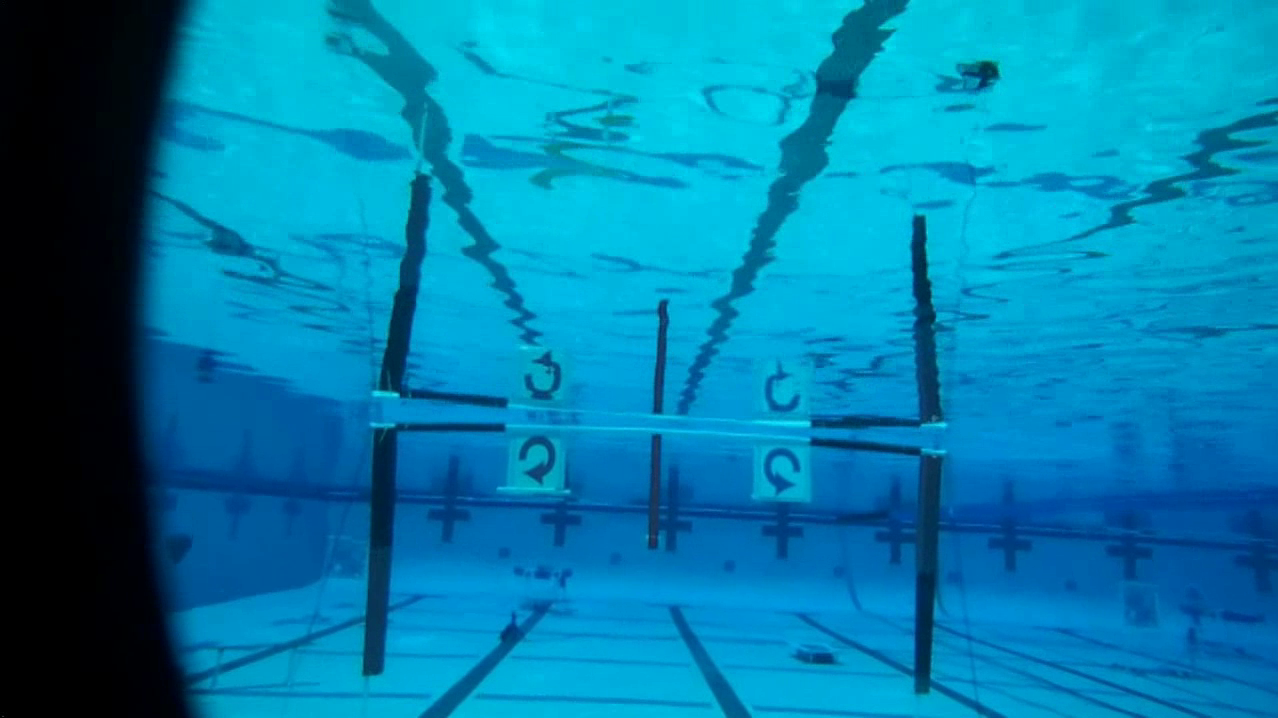
#> input picture slalom/media/gate_task.png, 1278 x 718 px; its folder holds only this picture in this run
$ python edge_detect.py gate_task.png   (older library calls are emulated)
#> lines starting #> are read from the running program, lines starting #| are printed output that depends on the picture; after the words box and inside, x2 and y2 are one past the last pixel; in counts of white or black regions, pixels touching at a corner belong together
"""
edge_detect.py — vertical edge-pair pole detector
--------------------------------------------------
Detects slalom poles and gate posts in underwater AUV imagery.

Usage:
    python edge_detect.py image_cross.png
    python edge_detect.py "image (2).png"
    python edge_detect.py gate_task.png

How it works:
  Each thin PVC pole creates TWO parallel vertical edges — a brightening
  boundary on its left side and a darkening boundary on its right side,
  roughly 3-10 pixels apart. This detector:

    1. Extracts positive and negative Sobel-X edges separately
    2. Enforces tall vertical continuity (80-px morphological open) so
       scattered noise is eliminated while real pole edges survive
    3. Looks for matching left+right edge columns within the expected
       pole-width range (3-10 px apart) that both persist strongly
       in the LOWER portion of the frame (where the poles are anchored)
    4. Merges overlapping column-pairs, filters by position and size,
       and draws the final pole mask

Gate mode uses the same core but keeps only the leftmost and rightmost
detected poles (= the two outer gate frame posts).
"""

import os
import sys
import cv2
import numpy as np
import matplotlib.pyplot as plt


# ---------------------------------------------------------------------------
# Core detector
# ---------------------------------------------------------------------------

# [164 lines left out: function find_poles, not called in this run]


# ---------------------------------------------------------------------------
# Gate mode: run detector then keep only leftmost + rightmost poles
# ---------------------------------------------------------------------------

def detect_gate_poles(image):
    """
    Gate-specific detector using column brightness dips.

    The inner gate posts appear DARK against the bright pool floor.
    Averaging brightness over the lower half of the frame and finding
    local minima in the column profile reliably locates both posts.
    The Sobel edge approach fails here because the post edges are too
    similar in strength to the surrounding lane-line noise.
    """
    h, w = image.shape[:2]
    gray = cv2.cvtColor(image, cv2.COLOR_BGR2GRAY)

    # Build intermediates for the display panel
    clahe    = cv2.createCLAHE(clipLimit=3.0, tileGridSize=(8, 8))
    enhanced = clahe.apply(gray)
    blurred  = cv2.GaussianBlur(enhanced, (3, 3), 0.8)
    sobelx   = cv2.Sobel(blurred, cv2.CV_64F, 1, 0, ksize=3)

    def to_binary(arr, t):
        mx = arr.max()
        if mx < 1e-6:
            return np.zeros(arr.shape, dtype=np.uint8)
        normed = (arr / mx * 255).astype(np.uint8)
        _, binary = cv2.threshold(normed, t, 255, cv2.THRESH_BINARY)
        return binary

    inter = {
        "enhanced":      enhanced,
        "left_cont":     to_binary(np.clip( sobelx, 0, None), 12),
        "right_cont":    to_binary(np.clip(-sobelx, 0, None), 12),
        "edge_combined": to_binary(np.abs(sobelx), 12),
    }

    # ------------------------------------------------------------------
    # Column brightness-dip approach
    # Average grayscale over y=50-90% of frame (below crossbar, above floor).
    # Inner posts are darker than the bright pool floor → local minima.
    # ------------------------------------------------------------------
    y1, y2     = int(h * 0.50), int(h * 0.90)
    col_mean   = gray[y1:y2, :].astype(float).mean(axis=0)
    col_smooth = np.convolve(col_mean, np.ones(7) / 7, mode='same')

    # Search only in the inner gate region (x: 40-68% of frame width)
    x_lo, x_hi = int(w * 0.40), int(w * 0.68)

    dips = []
    for x in range(x_lo + 20, x_hi - 20):
        if col_smooth[x] == col_smooth[x - 20: x + 20].min():
            dips.append((float(col_smooth[x]), x))

    dips.sort()   # darkest first
    print(f"  [gate] Brightness dips in x={x_lo}→{x_hi}:")
    for bri, x in dips[:6]:
        print(f"         x={x}  brightness={bri:.1f}")

    if len(dips) < 2:
        print("  [gate] Not enough dips — falling back to edge method")
        _, spans, mask = find_poles(image, sobel_thresh=12, continuity_px=50,
                                    min_lower_rows=40, border_frac=0.30)
        return inter, spans, mask

    # Two darkest dips = left and right inner posts
    selected_x = sorted([dips[0][1], dips[1][1]])
    print(f"  [gate] Inner posts at x={selected_x[0]} (LEFT) and x={selected_x[1]} (RIGHT)")

    # Draw boxes from crossbar level down to pool floor
    crossbar_y = int(h * 0.50)
    pole_bot   = int(h * 0.96)
    half_w     = 12

    spans     = []
    gate_mask = np.zeros((h, w), dtype=np.uint8)
    for cx in selected_x:
        xl   = max(0, cx - half_w)
        xr   = min(w - 1, cx + half_w)
        side = "LEFT" if cx < w // 2 else "RIGHT"
        print(f"  [gate] {side} pole: cx={cx}, y={crossbar_y}→{pole_bot}")
        spans.append((xl, xr, crossbar_y, pole_bot))
        cv2.rectangle(gate_mask, (xl, crossbar_y), (xr, pole_bot), 255, -1)

    return inter, spans, gate_mask


# ---------------------------------------------------------------------------
# Overlay builder
# ---------------------------------------------------------------------------

def build_overlay(image, pole_spans):
    """Green tint on pole regions + red bounding box around each pole."""
    overlay = image.copy()

    for xl, xr, yt, yb in pole_spans:
        overlay[yt:yb+1, xl:xr+1] = [0, 255, 0]

    blended = cv2.addWeighted(image, 0.5, overlay, 0.5, 0)

    for xl, xr, yt, yb in pole_spans:
        cv2.rectangle(blended, (xl, yt), (xr, yb), (0, 0, 255), 2)

    return blended


# ---------------------------------------------------------------------------
# Display helper
# ---------------------------------------------------------------------------

def show_image(img, title, ax):
    if len(img.shape) == 3:
        ax.imshow(cv2.cvtColor(img, cv2.COLOR_BGR2RGB))
    else:
        ax.imshow(img, cmap="gray")
    ax.set_title(title, fontsize=9)
    ax.axis("off")


# ---------------------------------------------------------------------------
# Main
# ---------------------------------------------------------------------------

def run(image_name):
#> called with image_name = 'gate_task.png'
    script_dir = os.path.dirname(os.path.abspath(__file__))
    image_path = os.path.join(script_dir, "media", image_name)
    image = cv2.imread(image_path)
#> image is the input picture: shape (718, 1278, 3); mean B, G, R 168.9, 125.9, 0.8
    if image is None:
        raise FileNotFoundError(f"Not found: '{image_path}'")

    h, w = image.shape[:2]
#> h = 718; w = 1278
    mode = "gate" if "gate" in image_name.lower() else "slalom"
    print(f"=== {mode.upper()} | {image_name} ({w}×{h}) ===")
#| === GATE | gate_task.png (1278×718) ===

    if mode == "gate":
        inter, spans, _ = detect_gate_poles(image)
#> in detect_gate_poles, `sobelx   = cv2.Sobel(blurred, cv2.CV_64F, 1, 0, ksize=3)`:
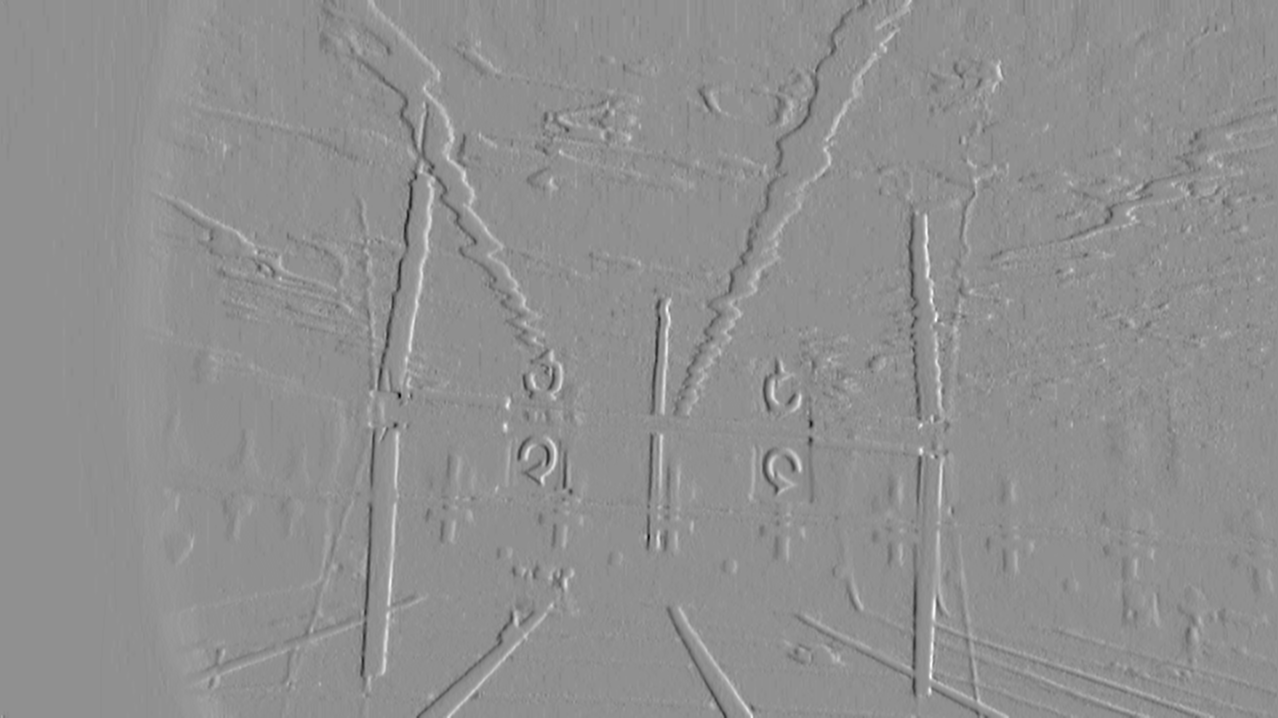
#> sobelx: shape (718, 1278) float64; min -523, max 403, mean 0.6; drawn with min black and max white
#> in to_binary, `mx = arr.max()`: mx = 403
#> in to_binary, `_, binary = cv2.threshold(normed, t, 255, cv2.THRESH_BINARY)`:
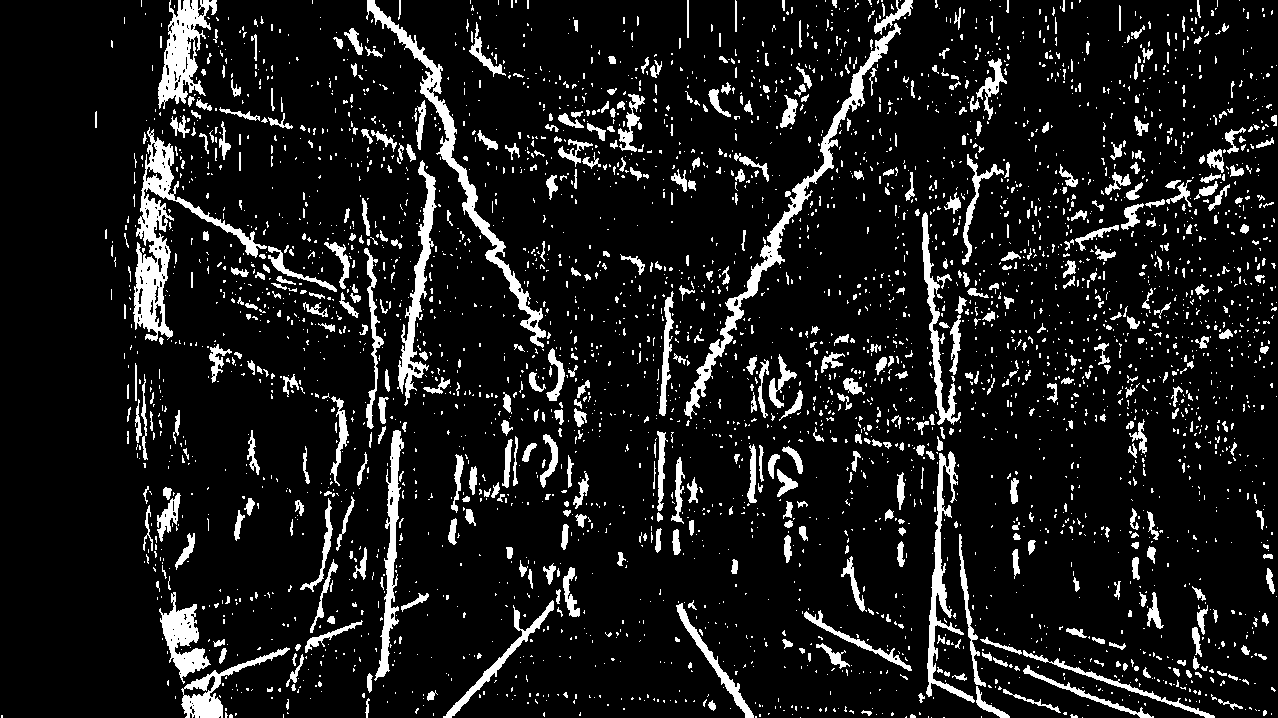
#> binary: shape (718, 1278); 10.6% white; 3756 white regions (3142 under 20 px), largest, box (x1, y1, x2, y2) and area: (133, 127, 267, 341) 5249, (684, 23, 901, 419) 4388, (366, 0, 546, 348) 4031
#> in to_binary (call 2), `_, binary = cv2.threshold(normed, t, 255, cv2.THRESH_BINARY)`: binary: shape (718, 1278); 7% white; 2789 white regions (2331 under 20 px), largest, box (x1, y1, x2, y2) and area: (356, 56, 534, 393) 4506, (672, 6, 854, 418) 3707, (791, 456, 929, 705) 2157
#> in to_binary (call 3), `_, binary = cv2.threshold(normed, t, 255, cv2.THRESH_BINARY)`: binary: shape (718, 1278); 14.7% white; 5183 white regions (4405 under 20 px), largest, box (x1, y1, x2, y2) and area: (354, 0, 574, 435) 13614, (685, 0, 914, 418) 4488, (926, 449, 1027, 718) 4119
#> in detect_gate_poles, `col_mean   = gray[y1:y2, :].astype(float).mean(axis=0)`: col_mean = 1278 values, max 107.2 at index 762, min 0 at index 0, mean 74.93
#> in detect_gate_poles, `col_smooth = np.convolve(col_mean, np.ones(7) / 7, mode='same')`: col_smooth = 1278 values, max 106.3 at index 760, min 0 at index 0, mean 74.88
#> after the loop in detect_gate_poles, `for x in range(x_lo + 20, x_hi - 20):`: dips = [(91.25, 548), (76.9, 657), (95.24, 779), (85.25, 848)]
#|   [gate] Brightness dips in x=511→869:
#> the loop in detect_gate_poles, `for bri, x in dips[:6]:` made 4 passes
#|          x=657  brightness=76.9
#|          x=848  brightness=85.3
#|          x=548  brightness=91.3
#|          x=779  brightness=95.2
#> in detect_gate_poles, `selected_x = sorted([dips[0][1], dips[1][1]])`: selected_x = [657, 848]
#|   [gate] Inner posts at x=657 (LEFT) and x=848 (RIGHT)
#> the loop in detect_gate_poles, `for cx in selected_x:` made 2 passes
#> (cx, xl, xr, side) on passes 1 to 2: (657, 645, 669, 'RIGHT'), (848, 836, 860, 'RIGHT')
#|   [gate] RIGHT pole: cx=657, y=359→689
#|   [gate] RIGHT pole: cx=848, y=359→689
#> after the loop in detect_gate_poles, `for cx in selected_x:`:
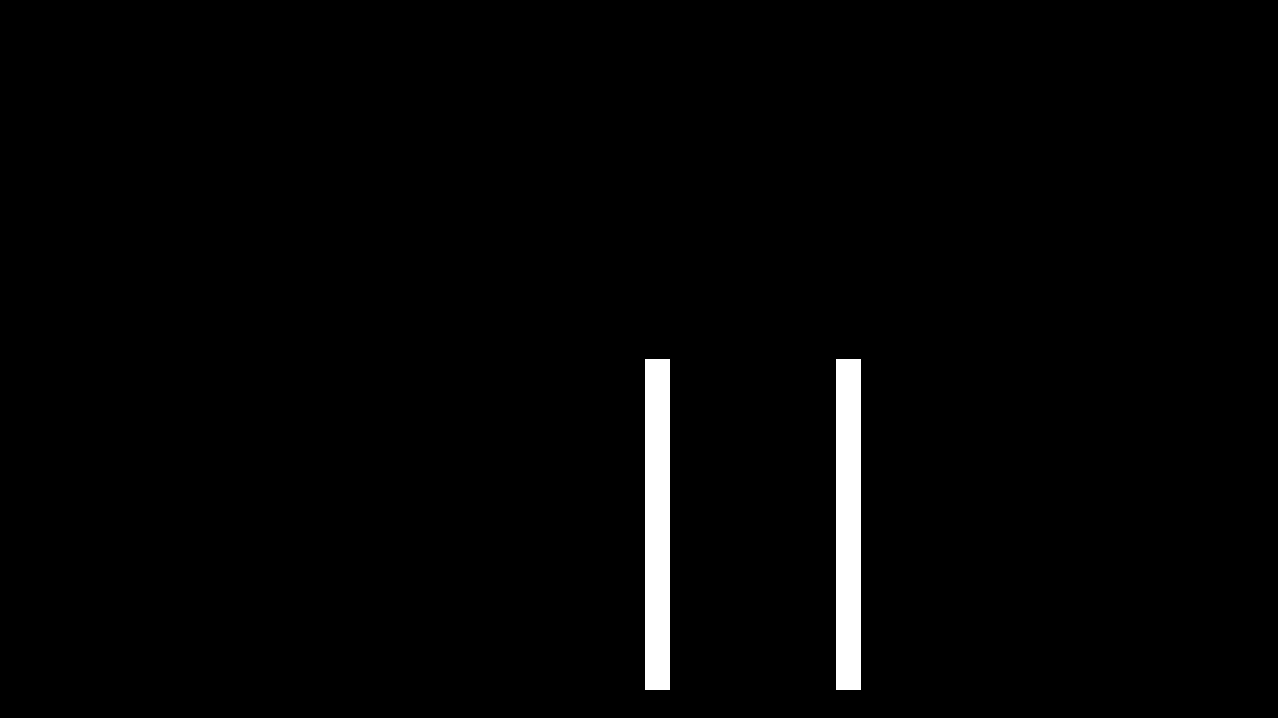
#> gate_mask: shape (718, 1278); 1.8% white; 2 white regions, box (x1, y1, x2, y2) and area: (645, 359, 670, 690) 8275, (836, 359, 861, 690) 8275
#> after the loop in detect_gate_poles, `for cx in selected_x:`: spans = [(645, 669, 359, 689), (836, 860, 359, 689)]
#> inter = 4 items; spans = [(645, 669, 359, 689), (836, 860, 359, 689)]
    else:
        inter, spans, _ = find_poles(image)

    print(f"  Poles found: {len(spans)}")
#|   Poles found: 2
    for i, (xl, xr, yt, yb) in enumerate(spans):
        print(f"    pole {i+1}: cx={(xl+xr)//2}  x={xl}→{xr}  y={yt}→{yb}  h={yb-yt}px")
#> this loop made 2 passes
#|     pole 1: cx=657  x=645→669  y=359→689  h=330px
#|     pole 2: cx=848  x=836→860  y=359→689  h=330px

    result = build_overlay(image, spans)
#> the loop in build_overlay, `for xl, xr, yt, yb in pole_spans:` made 2 passes
#> after the loop in build_overlay, `for xl, xr, yt, yb in pole_spans:`:
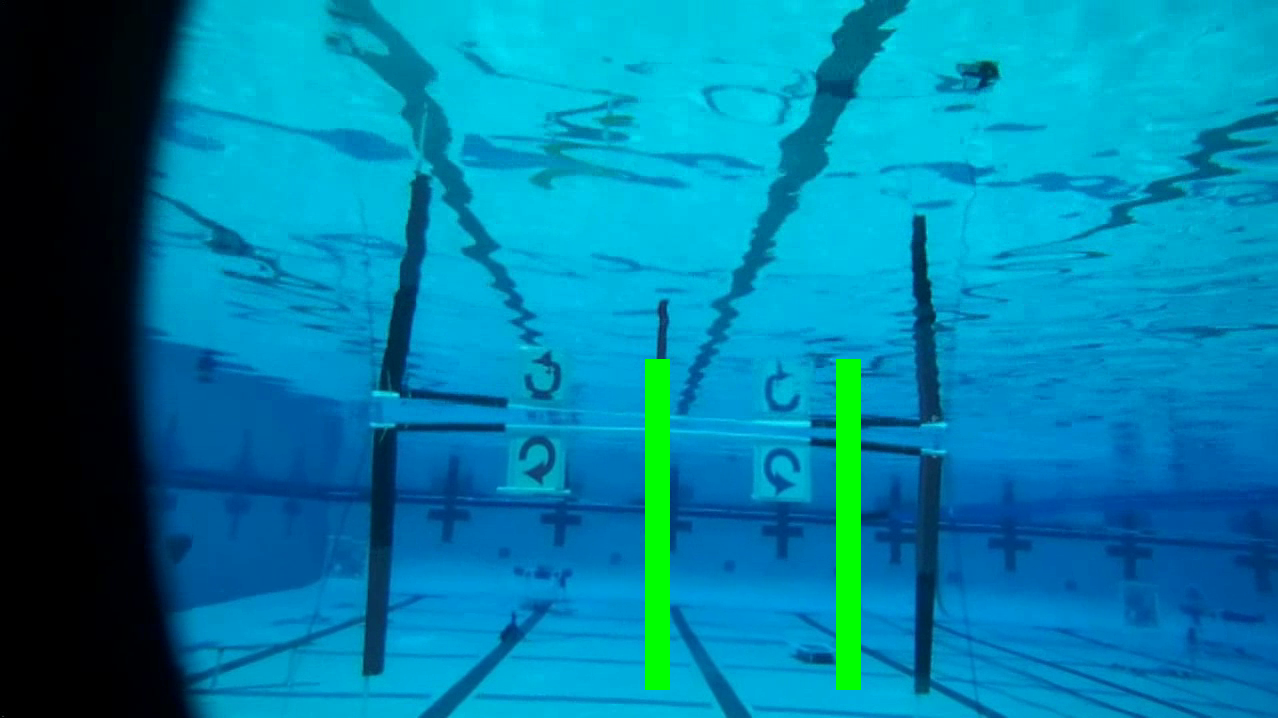
#> overlay: shape (718, 1278, 3); 1.8% of pixels changed, all inside (x1, y1, x2, y2) = (645, 359, 861, 690)
#> after the loop in build_overlay, `for xl, xr, yt, yb in pole_spans:`: blended: shape (718, 1278, 3); mean B, G, R 166.7, 126.3, 2

    fig, axes = plt.subplots(2, 3, figsize=(18, 10))
    fig.suptitle(f"{image_name}  [{mode}]  — {len(spans)} poles detected",
                 fontsize=13, fontweight="bold")

    show_image(image,                   "1. Original",                 axes[0, 0])
    show_image(inter["enhanced"],       "2. CLAHE Grayscale",          axes[0, 1])
    show_image(inter["left_cont"],      "3. Left edges (sustained)",   axes[0, 2])
    show_image(inter["right_cont"],     "4. Right edges (sustained)",  axes[1, 0])
    show_image(inter["edge_combined"],  "5. Both edges combined",      axes[1, 1])
    show_image(result,                  f"6. Result — {len(spans)} poles", axes[1, 2])

    plt.tight_layout()

    base     = os.path.splitext(image_name)[0].replace(" ", "_")
    out_path = os.path.join(script_dir, "media", f"{base}_poles.png")
    cv2.imwrite(out_path, result)
    print(f"  Saved → {out_path}")
    plt.show()
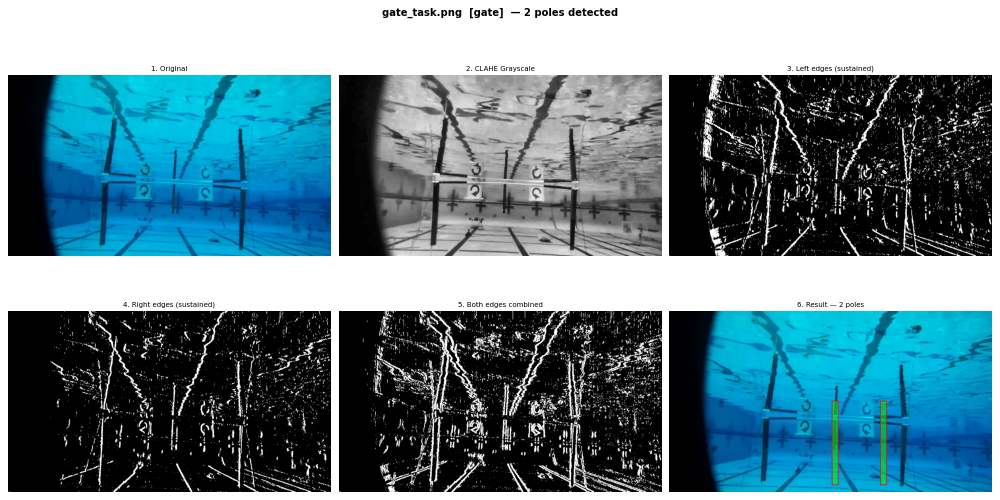
#> figure drawn by matplotlib, 6 panels


if __name__ == "__main__":
    target = sys.argv[1] if len(sys.argv) > 1 else "image (2).png"
    run(target)
